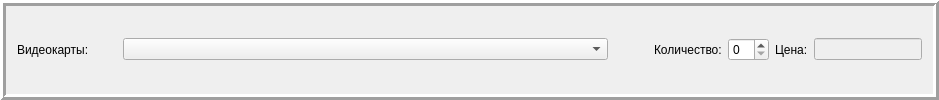
        <widget class="QFrame" name="frame_6">
         <property name="frameShape">
          <enum>QFrame::Box</enum>
         </property>
         <property name="frameShadow">
          <enum>QFrame::Raised</enum>
         </property>
         <property name="lineWidth">
          <number>3</number>
         </property>
         <layout class="QGridLayout" name="gridLayout_6">
          <item row="0" column="0">
           <layout class="QHBoxLayout" name="horizontalLayout_15">
            <item>
             <widget class="QLabel" name="label_27">
              <property name="minimumSize">
               <size>
                <width>100</width>
                <height>0</height>
               </size>
              </property>
              <property name="text">
               <string>Видеокарты: </string>
              </property>
             </widget>
            </item>
            <item>
             <widget class="QComboBox" name="comboBox_Video">
              <property name="minimumSize">
               <size>
                <width>485</width>
                <height>0</height>
               </size>
              </property>
             </widget>
            </item>
            <item>
             <spacer name="horizontalSpacer_18">
              <property name="orientation">
               <enum>Qt::Horizontal</enum>
              </property>
              <property name="sizeHint" stdset="0">
               <size>
                <width>40</width>
                <height>20</height>
               </size>
              </property>
             </spacer>
            </item>
            <item>
             <widget class="QLabel" name="label_3">
              <property name="text">
               <string>Количество:</string>
              </property>
             </widget>
            </item>
            <item>
             <widget class="QSpinBox" name="spinBox_Video"/>
            </item>
            <item>
             <widget class="QLabel" name="label_41">
              <property name="text">
               <string>Цена:</string>
              </property>
             </widget>
            </item>
            <item>
             <widget class="QLineEdit" name="lineEdit_price_Video">
              <property name="enabled">
               <bool>false</bool>
              </property>
              <property name="sizePolicy">
               <sizepolicy hsizetype="Fixed" vsizetype="Fixed">
                <horstretch>0</horstretch>
                <verstretch>0</verstretch>
               </sizepolicy>
              </property>
             </widget>
            </item>
           </layout>
          </item>
         </layout>
        </widget>
